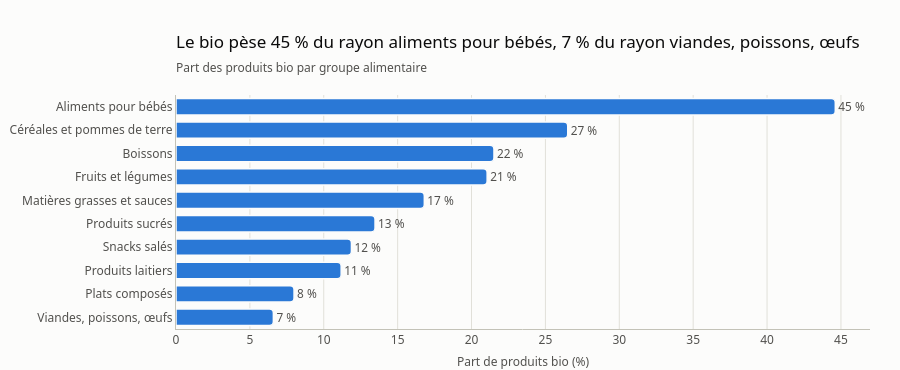

Here is the notebook cell this chart was saved with:
### Markdown cell above
## 1. Pourquoi comparer à catégorie égale

La part de bio varie fortement d'un rayon à l'autre.

### Code cell
comp = label_food_groups(bio.composition(df))
top, bottom = comp.iloc[0], comp.iloc[-1]

fig = charts.ranked_bars(
    comp,
    "food_group_label",
    "share_organic",
    suffix=" %",
    value_format=".0f",
    title=f"Le bio pèse {fmt_pct(top['share_organic'])} du rayon "
    f"{top['food_group_label'].lower()}, {fmt_pct(bottom['share_organic'])} "
    f"du rayon {bottom['food_group_label'].lower()}",
    subtitle="Part des produits bio par groupe alimentaire",
    value_label="Part de produits bio (%)",
)
save_figure(fig, "bio_share_by_food_group")
fig.show()

### Figure 1 — Plotly figure (JSON) as saved in the notebook; plotly's stock layout.template omitted (floating-point values rounded to 4 significant figures)
{"data": [{"cliponaxis": false, "hovertemplate": "%{y}<br>%{x:.0f} %<extra></extra>", "marker": {"color": "#2a78d6"}, "orientation": "h", "text": ["7 %", "8 %", "11 %", "12 %", "13 %", "17 %", "21 %", "22 %", "27 %", "45 %"], "textfont": {"color": "#52514e"}, "textposition": "outside", "type": "bar", "x": [6.59, 7.99, 11.18, 11.87, 13.47, 16.81, 21.06, 21.52, 26.51, 44.62], "y": ["Viandes, poissons, œufs", "Plats composés", "Produits laitiers", "Snacks salés", "Produits sucrés", "Matières grasses et sauces", "Fruits et légumes", "Boissons", "Céréales et pommes de terre", "Aliments pour bébés"]}], "layout": {"height": 370, "showlegend": false, "title": {"subtitle": {"text": "Part des produits bio par groupe alimentaire"}, "text": "Le bio pèse 45 % du rayon aliments pour bébés, 7 % du rayon viandes, poissons, œufs"}, "xaxis": {"rangemode": "tozero", "title": {"text": "Part de produits bio (%)"}}, "yaxis": {"showgrid": false}}}
